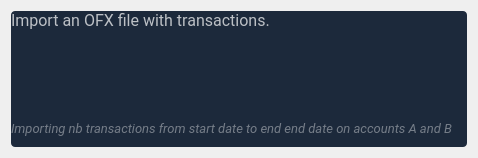
<?xml version="1.0" encoding="UTF-8"?>
<ui version="4.0">
 <class>ImportTransactions</class>
 <widget class="QWidget" name="ImportTransactions">
  <property name="geometry">
   <rect>
    <x>0</x>
    <y>0</y>
    <width>472</width>
    <height>154</height>
   </rect>
  </property>
  <property name="windowTitle">
   <string>Form</string>
  </property>
  <property name="styleSheet">
   <string notr="true">QWidget#transaction 
{
	background-color: #1C293B;
	border: none;
	border-radius: 4px;
	outline: none;
}

QPushButton
{
	background-color: transparent;
	color: #8ec6f4;
	outline: none;
	padding-left: 8px;
	padding-right: 8px;
	padding-top: 8px;
	padding-bottom: 8px;
	border-radius: 4px;
}

QPushButton:hover
{
	background-color: rgba(140, 195, 240, 30);
}

QToolButton
{
	background-color: transparent;
	outline: none;
}

QLineEdit
{
	background-color: transparent;
	border: none;
	border-radius: 0px;
	padding-left: 0px;
	/*border-bottom: 1px solid rgba(255, 255, 255, 180);*/
	outline: none;
}

QLineEdit:hover
{
	/*border-bottom: 2px solid rgba(255, 255, 255, 230);*/
}


QLineEdit:focus
{
	/*border-bottom: 2px solid rgba(255, 255, 255, 230);*/
}

QComboBox
{
	background-color: transparent;
	border: none;
	border-radius: 0px;
	padding-left: 0px;
	/*border-bottom: 1px solid rgba(255, 255, 255, 180);*/
	outline: none;
}

QRadioButton
{
	outline: none;
}

QRadioButton::indicator 
{
    width: 22px;
    height: 22px;
}

QRadioButton#expenses::indicator::checked 
{
	image: url(:/images/images/radio_button_checked_FILL0_wght400_GRAD0_opsz48_expenses.svg);
}

QRadioButton#expenses::indicator::unchecked 
{
	image: url(:/images/images/radio_button_unchecked_FILL0_wght400_GRAD0_opsz48_expenses.svg);
}

QRadioButton#income::indicator::checked 
{
	image: url(:/images/images/radio_button_checked_FILL0_wght400_GRAD0_opsz48_income.svg);
}

QRadioButton#income::indicator::unchecked 
{
	image: url(:/images/images/radio_button_unchecked_FILL0_wght400_GRAD0_opsz48_income.svg);
}

QRadioButton#transfer::indicator::checked 
{
	image: url(:/images/images/radio_button_checked_FILL0_wght400_GRAD0_opsz48_transfer.svg);
}

QRadioButton#transfer::indicator::unchecked 
{
	image: url(:/images/images/radio_button_unchecked_FILL0_wght400_GRAD0_opsz48_transfer.svg);
}

QToolButton
{
	border: none;
	border-radius: 3px;
	outline: none;
}

QRadioButton#card::indicator::checked 
{
	image: url(:/images/images/credit_card_FILL1_wght400_GRAD0_opsz48.svg);
}

QRadioButton#card::indicator::unchecked 
{
	image: url(:/images/images/credit_card_FILL0_wght400_GRAD0_opsz48.svg);
}

QRadioButton#cash::indicator::checked 
{
	image: url(:/images/images/local_atm_FILL1_wght400_GRAD0_opsz48.svg);
}

QRadioButton#cash::indicator::unchecked 
{
	image: url(:/images/images/local_atm_FILL0_wght400_GRAD0_opsz48.svg);
}

QRadioButton#money_transfer::indicator::checked 
{
	image: url(:/images/images/swap_horizontal_circle_FILL1_wght400_GRAD0_opsz48.svg);
}

QRadioButton#money_transfer::indicator::unchecked 
{
	image: url(:/images/images/swap_horizontal_circle_FILL0_wght400_GRAD0_opsz48.svg);
}

QRadioButton#cash::indicator, QRadioButton#card::indicator, QRadioButton#money_transfer::indicator 
{
    width: 26px;
    height: 26px;
}

QRadioButton
{
	color: rgba(255, 255, 255, 210);
}</string>
  </property>
  <layout class="QGridLayout" name="gridLayout">
   <item row="0" column="0">
    <widget class="QWidget" name="transaction" native="true">
     <layout class="QVBoxLayout" name="verticalLayout">
      <property name="spacing">
       <number>20</number>
      </property>
      <property name="leftMargin">
       <number>0</number>
      </property>
      <property name="topMargin">
       <number>0</number>
      </property>
      <property name="rightMargin">
       <number>15</number>
      </property>
      <property name="bottomMargin">
       <number>10</number>
      </property>
      <item>
       <widget class="QLabel" name="label">
        <property name="minimumSize">
         <size>
          <width>270</width>
          <height>0</height>
         </size>
        </property>
        <property name="font">
         <font>
          <family>Roboto</family>
          <pointsize>12</pointsize>
         </font>
        </property>
        <property name="styleSheet">
         <string notr="true">color: rgba(255, 255, 255, 180);</string>
        </property>
        <property name="text">
         <string>Import an OFX file with transactions.</string>
        </property>
        <property name="wordWrap">
         <bool>true</bool>
        </property>
       </widget>
      </item>
      <item>
       <layout class="QHBoxLayout" name="horizontalLayout">
        <property name="spacing">
         <number>4</number>
        </property>
        <property name="bottomMargin">
         <number>0</number>
        </property>
        <item>
         <widget class="MaterialOutlinedLineEdit" name="import_path">
          <property name="minimumSize">
           <size>
            <width>320</width>
            <height>50</height>
           </size>
          </property>
          <property name="maximumSize">
           <size>
            <width>16777215</width>
            <height>50</height>
           </size>
          </property>
          <property name="text">
           <string/>
          </property>
          <property name="readOnly">
           <bool>true</bool>
          </property>
         </widget>
        </item>
        <item>
         <widget class="QToolButton" name="verdict">
          <property name="enabled">
           <bool>false</bool>
          </property>
          <property name="minimumSize">
           <size>
            <width>50</width>
            <height>50</height>
           </size>
          </property>
          <property name="text">
           <string/>
          </property>
          <property name="iconSize">
           <size>
            <width>42</width>
            <height>42</height>
           </size>
          </property>
         </widget>
        </item>
       </layout>
      </item>
      <item>
       <widget class="QLabel" name="header_info">
        <property name="font">
         <font>
          <family>Roboto</family>
          <pointsize>10</pointsize>
          <italic>true</italic>
         </font>
        </property>
        <property name="styleSheet">
         <string notr="true">color: rgba(255, 255, 255, 100);
font-style: italic;</string>
        </property>
        <property name="text">
         <string>Importing nb transactions from start date to end end date on accounts A and B</string>
        </property>
       </widget>
      </item>
     </layout>
    </widget>
   </item>
  </layout>
 </widget>
 <customwidgets>
  <customwidget>
   <class>MaterialOutlinedLineEdit</class>
   <extends>QLineEdit</extends>
   <header>view.widgets.material_outlined_line_edit.h</header>
  </customwidget>
 </customwidgets>
 <resources/>
 <connections/>
</ui>
